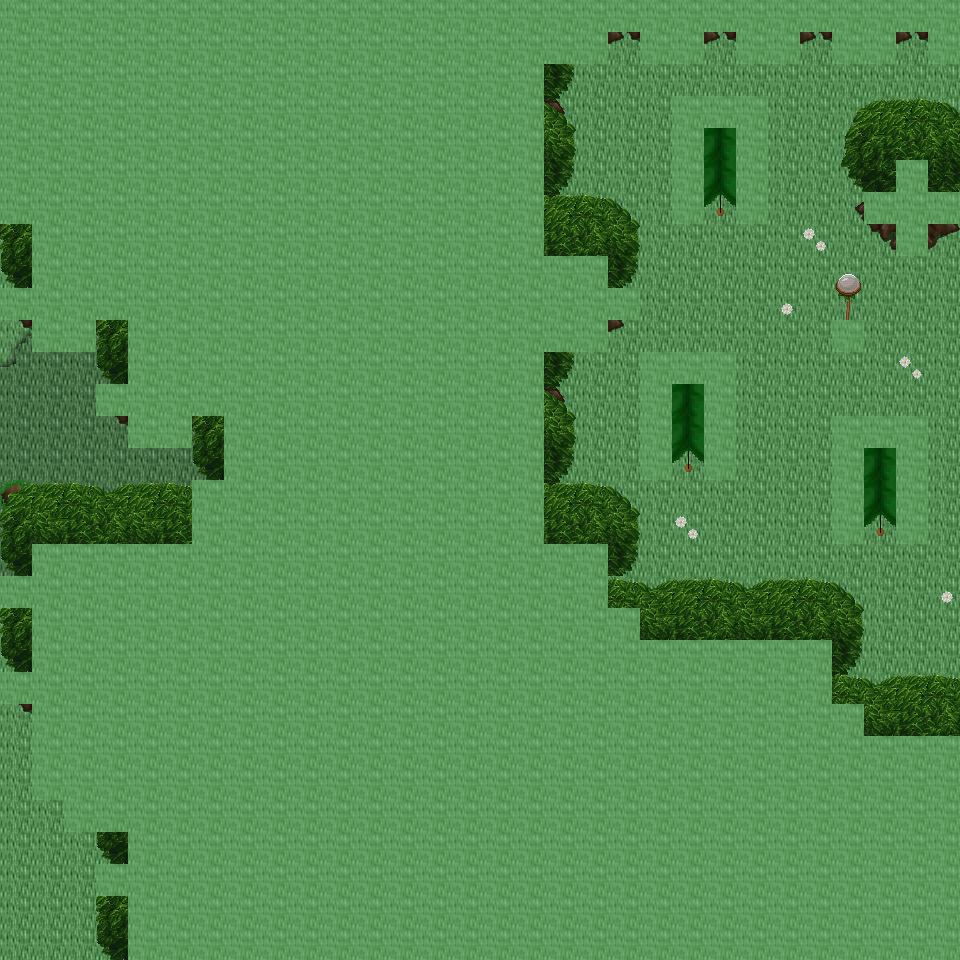

This game map was drawn from its Tiled (.tmx) file and the tilesets committed beside it. A one-line description and the trimmed map source follow:
An orthogonal 30x30 tile map with 32x32 px tiles, 6 tile layers (Ground, Object, Object2, Above, ...), 27 tilesets and 7 objects (7x mapExit).

<map version="1.0" orientation="orthogonal" renderorder="right-down" width="30" height="30" tilewidth="32" tileheight="32" nextobjectid="8">
  <tileset firstgid="1" name="tileset_ground_ground" tilewidth="32" tileheight="32" tilecount="33" columns="3">
    <image source="../drawable/tileset_ground_ground.png" width="96" height="352" />
  </tileset>
  <tileset firstgid="34" name="tileset_ground_grass_edges" tilewidth="32" tileheight="32" tilecount="36" columns="12">
    <image source="../drawable/tileset_ground_grass_edges.png" width="384" height="96" />
  </tileset>
  <tileset firstgid="70" name="tileset_ground_grass_corners" tilewidth="32" tileheight="32" tilecount="24" columns="6">
    <image source="../drawable/tileset_ground_grass_corners.png" width="192" height="128" />
  </tileset>
  <tileset firstgid="94" name="tileset_plant_grasses" tilewidth="32" tileheight="32" tilecount="6" columns="3">
    <image source="../drawable/tileset_plant_grasses.png" width="96" height="64" />
  </tileset>
  <tileset firstgid="100" name="tileset_plant_flower_daisy_blue" tilewidth="32" tileheight="32" tilecount="8" columns="2">
    <image source="../drawable/tileset_plant_flower_daisy_blue.png" width="64" height="128" />
  </tileset>
  <tileset firstgid="108" name="tileset_plant_flower_daisy_yellow" tilewidth="32" tileheight="32" tilecount="8" columns="2">
    <image source="../drawable/tileset_plant_flower_daisy_yellow.png" width="64" height="128" />
  </tileset>
  <tileset firstgid="116" name="tileset_plant_flower_daisy_red" tilewidth="32" tileheight="32" tilecount="8" columns="2">
    <image source="../drawable/tileset_plant_flower_daisy_red.png" width="64" height="128" />
  </tileset>
  <tileset firstgid="124" name="tileset_plant_flower_daisy_white" tilewidth="32" tileheight="32" tilecount="8" columns="2">
    <image source="../drawable/tileset_plant_flower_daisy_white.png" width="64" height="128" />
  </tileset>
  <tileset firstgid="132" name="tileset_logic_collision" tilewidth="32" tileheight="32" tilecount="1" columns="1">
    <image source="../drawable/tileset_logic_collision.png" width="32" height="32" />
  </tileset>
  <tileset firstgid="133" name="tileset_plant_tree_tree_green" tilewidth="32" tileheight="32" tilecount="88" columns="8">
    <image source="../drawable/tileset_plant_tree_tree_green.png" width="256" height="352" />
  </tileset>
  <tileset firstgid="221" name="tileset_object_tent" tilewidth="32" tileheight="32" tilecount="9" columns="3">
    <image source="../drawable/tileset_object_tent.png" width="96" height="96" />
  </tileset>
  <tileset firstgid="230" name="tileset_logic_item_herb" tilewidth="32" tileheight="32" tilecount="5" columns="5">
    <image source="../drawable/tileset_logic_item_herb.png" width="160" height="32" />
  </tileset>
  <tileset firstgid="235" name="tileset_logic_item_resources" tilewidth="32" tileheight="32" tilecount="6" columns="6">
    <image source="../drawable/tileset_logic_item_resources.png" width="192" height="32" />
  </tileset>
  <tileset firstgid="241" name="tileset_building_church" tilewidth="32" tileheight="32" tilecount="56" columns="8">
    <image source="../drawable/tileset_building_church.png" width="256" height="224" />
  </tileset>
  <tileset firstgid="297" name="tileset_logic_creature_albino_elf" tilewidth="32" tileheight="32" tilecount="5" columns="5">
    <image source="../drawable/tileset_logic_creature_albino_elf.png" width="160" height="32" />
  </tileset>
  <tileset firstgid="302" name="tileset_item_statue_broken_green_column" tilewidth="32" tileheight="32" tilecount="2" columns="1">
    <image source="../drawable/tileset_item_statue_broken_green_column.png" width="32" height="64" />
  </tileset>
  <tileset firstgid="304" name="tileset_plant_tree_spruce" tilewidth="32" tileheight="32" tilecount="6" columns="2">
    <image source="../drawable/tileset_plant_tree_spruce.png" width="64" height="96" />
  </tileset>
  <tileset firstgid="310" name="tileset_plant_tree_pine_snowy" tilewidth="32" tileheight="32" tilecount="6" columns="2">
    <image source="../drawable/tileset_plant_tree_pine_snowy.png" width="64" height="96" />
  </tileset>
  <tileset firstgid="316" name="tileset_logic_creature_ent" tilewidth="32" tileheight="32" tilecount="4" columns="4">
    <image source="../drawable/tileset_logic_creature_ent.png" width="128" height="32" />
  </tileset>
  <tileset firstgid="320" name="tileset_logic_item_mushroom" tilewidth="32" tileheight="32" tilecount="6" columns="6">
    <image source="../drawable/tileset_logic_item_mushroom.png" width="192" height="32" />
  </tileset>
  <tileset firstgid="326" name="tileset_plant_tree_tree_blue" tilewidth="32" tileheight="32" tilecount="25" columns="5">
    <image source="../drawable/tileset_plant_tree_tree_blue.png" width="160" height="160" />
  </tileset>
  <tileset firstgid="351" name="tileset_ground_pothole" tilewidth="32" tileheight="32" tilecount="4" columns="4">
    <image source="../drawable/tileset_ground_pothole.png" width="128" height="32" />
  </tileset>
  <tileset firstgid="355" name="tileset_logic_portal" tilewidth="32" tileheight="32" tilecount="24" columns="8">
    <image source="../drawable/tileset_logic_portal.png" width="256" height="96" />
  </tileset>
  <tileset firstgid="379" name="tileset_logic_creature_mythical_being" tilewidth="32" tileheight="32" tilecount="24" columns="8">
    <image source="../drawable/tileset_logic_creature_mythical_being.png" width="256" height="96" />
  </tileset>
  <tileset firstgid="403" name="tileset_furniture_light_roots_lamp" tilewidth="32" tileheight="32" tilecount="6" columns="2">
    <image source="../drawable/tileset_furniture_light_roots_lamp.png" width="64" height="96" />
  </tileset>
  <tileset firstgid="409" name="tileset_light_dim_light_7x5" tilewidth="32" tileheight="32" tilecount="35" columns="7">
    <image source="../drawable/tileset_light_dim_light_7x5.png" width="224" height="160" />
  </tileset>
  <tileset firstgid="444" name="tileset_light_light_5x5" tilewidth="32" tileheight="32" tilecount="25" columns="5">
    <image source="../drawable/tileset_light_light_5x5.png" width="160" height="160" />
  </tileset>
  <layer name="Ground" width="30" height="30">
    <data>[900 cells, 900 non-empty, 2 distinct tile ids]</data>
  </layer>
  <layer name="Object" width="30" height="30">
    <data>[900 cells, 260 non-empty, 35 distinct tile ids]</data>
  </layer>
  <layer name="Object2" width="30" height="30">
    <data>[900 cells, 1 non-empty, 1 distinct tile ids]</data>
  </layer>
  <layer name="Above" width="30" height="30">
    <data>[900 cells, 665 non-empty, 35 distinct tile ids]</data>
  </layer>
  <layer name="Above2" width="30" height="30">
    <data>[900 cells, 0 non-empty, 0 distinct tile ids]</data>
  </layer>
  <layer name="Walkable" width="30" height="30">
    <data>[900 cells, 640 non-empty, 1 distinct tile ids]</data>
  </layer>
  <objectgroup name="MapEvents">
    <object id="1" name="south" type="mapExit" x="0" y="928" width="128" height="32">
      <properties>
        <property name="map" value="level_0_x103_y132" />
        <property name="x" value="0" />
        <property name="y" value="1" />
      </properties>
    </object>
    <object id="2" name="west" type="mapExit" x="0" y="224" width="32" height="64">
      <properties>
        <property name="map" value="level_0_x102_y131" />
        <property name="x" value="28" />
        <property name="y" value="7" />
      </properties>
    </object>
    <object id="3" name="west2" type="mapExit" x="0" y="320" width="32" height="256">
      <properties>
        <property name="map" value="level_0_x102_y131" />
        <property name="x" value="28" />
        <property name="y" value="10" />
      </properties>
    </object>
    </objectgroup>
</map>
<!-- 4 of 7 objects omitted -->
